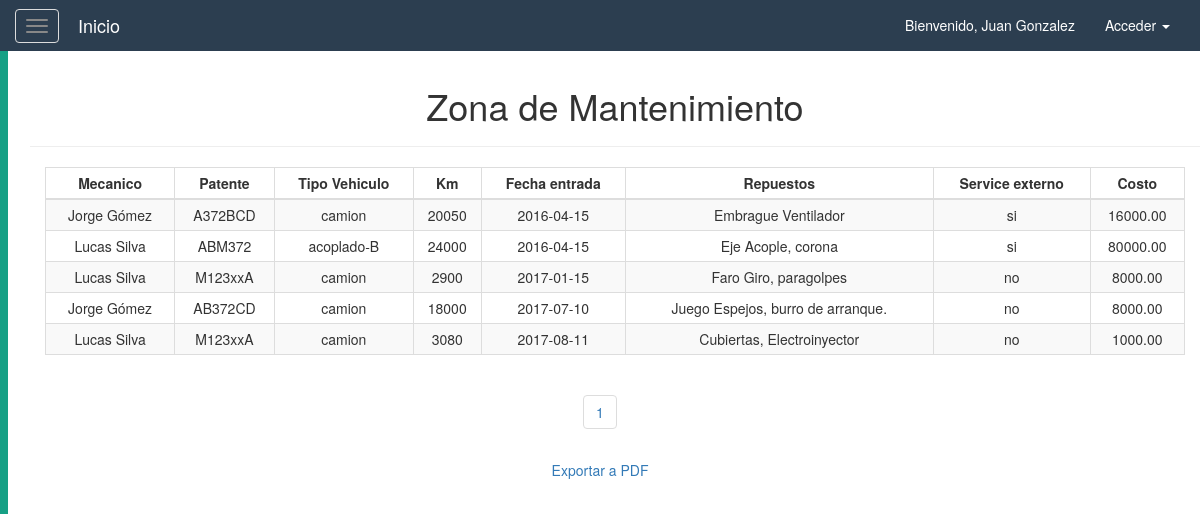
Screenshot of /logistica/vista_mantenimientos.php (signed in) with the database file from the repository.
### tables this page shows
CREATE TABLE `mantenimiento` (
  `idMantenimiento` int(11) NOT NULL,
  `idVehiculo` int(11) DEFAULT NULL,
  `idMecanico` int(11) DEFAULT NULL,
  `tipo_vehiculo` varchar(45) DEFAULT NULL,
  `fecha_entrada` date DEFAULT NULL,
  `fecha_salida` date NOT NULL,
  `km_unidad` int(11) DEFAULT NULL,
  `costo` decimal(12,2) DEFAULT NULL,
  `externo` enum('si','no') NOT NULL DEFAULT 'no',
  `cambio_aceite` enum('si','no') NOT NULL DEFAULT 'no',
  `filtro_aire` enum('si','no') NOT NULL DEFAULT 'no',
  `direccion` enum('si','no') NOT NULL DEFAULT 'no',
  `repuestos` varchar(80) DEFAULT NULL
);

CREATE TABLE `usuario` (
  `idUsuario` int(11) NOT NULL,
  `tipo_doc` varchar(45) DEFAULT NULL,
  `num_doc` int(11) DEFAULT NULL,
  `nombre` varchar(45) DEFAULT NULL,
  `fecha_nacimiento` date DEFAULT NULL,
  `rol` enum('chofer','admin','supervisor','mecanico') NOT NULL DEFAULT 'chofer',
  `password` varchar(45) DEFAULT NULL,
  `tipo_licencia` varchar(20) DEFAULT NULL,
  `nro_licencia` int(11) DEFAULT NULL
);

CREATE TABLE `vehiculo` (
  `idVehiculo` int(11) NOT NULL,
  `tipo_vehiculo` varchar(45) DEFAULT NULL,
  `patente` varchar(45) DEFAULT NULL,
  `nro_chasis` varchar(45) DEFAULT NULL,
  `marca` varchar(45) DEFAULT NULL,
  `modelo` varchar(45) DEFAULT NULL,
  `nro_motor` varchar(45) DEFAULT NULL,
  `km` int(11) DEFAULT NULL,
  `anio` year(4) DEFAULT NULL
);

### resources/config.php (called while the page is built, shortened)
<?php
    $TEMPLATES_PATH=$_SERVER['DOCUMENT_ROOT'].'/resources/templates';
    $DB_PATH=$_SERVER['DOCUMENT_ROOT'].'/resources/db';
    require_once($TEMPLATES_PATH.'/cssHead.php');
    require_once($DB_PATH.'/control.php');
?>

### resources/db/control.php (called while the page is built, shortened)
<?php
    class controlDB{
        function __construct(){
            try{
            $host="localhost";
            $dbname="logistica";
            $user="root";
            $pass="";
            $this->con=mysqli_connect($host,$user,$pass) or die("No se puede conectar con la base de datos.");
            mysqli_select_db($this->con,$dbname)or die("No se encuentra la base de datos.");
            mysqli_set_charset($this->con, "utf8");
            }catch(Exception $ex){
                throw $ex;
            }
        }
        function consultar($sql){
        $link=$this->con;
        $stmt = mysqli_prepare($link, $sql);
        mysqli_stmt_execute($stmt);
        $result = $stmt->get_result();
        $data=null;
        while($fila=$result->fetch_assoc()){
            $data[]=$fila;
        }
        return $data;
        }
    }
?>

### resources/library/mantenimiento_pag.php (called while the page is built, shortened)
<?php
    $tamagno_paginas = 6;
    $datos = $obj -> consultar("SELECT m.idMantenimiento,m.tipo_vehiculo, m.fecha_entrada, m.repuestos, m.costo, m.km_unidad, u.nombre, m.externo,v.patente
        FROM mantenimiento AS m
        JOIN usuario AS u ON u.idUsuario = m.idMecanico
        JOIN vehiculo AS v ON v.idVehiculo=m.idVehiculo
        ORDER BY m.fecha_entrada");
    $num_filas = count($obj->consultar("SELECT *
        FROM mantenimiento"));
    $total_paginas = ceil($num_filas/$tamagno_paginas);
?>

### logistica/vista_mantenimientos.php (the view, shortened to what this page needs)
<!DOCTYPE html>
<html lang="es">
<head>
    <?php
        require_once($_SERVER['DOCUMENT_ROOT'].'/resources/config.php');
        $obj = new controlDB();
        include $LIBRARY_PATH.'/mantenimiento_pag.php';
    ?>
</head>
<body>
    <?php
        require_once($_SERVER['DOCUMENT_ROOT'].'/resources/templates/header.php');
    ?>
    <div id="wrapper">
        <?php
            require_once($_SERVER['DOCUMENT_ROOT'].'/resources/templates/sidebar.php');
        ?>
        <div id="page-content-wrapper">
            <div class="container-fluid">
                <div class="row">
                    <div class="col-lg-12 text-center">
                        <div class="container">
                            <div class="row">
                                <div class="col">
                                    <h1>Zona de Mantenimiento</h1>
                                    <hr/>
                                </div>
                            </div>
                        </div>
                        <div class="container">
                            <div class="row">
                                <div class="col-lg-12 col-md-12 col-sm-12 col-xs-12">
                                    <div class="table-responsive">
                                        <table class="table table-striped table-bordered table-condensed table-hover">
                                            <thead>
                                                <th  class="text-center">Mecanico</th>
                                                <th  class="text-center">Patente</th>
                                                <th  class="text-center">Tipo Vehiculo</th>
                                                <th  class="text-center">Km</th>
                                                <th  class="text-center">Fecha entrada</th>
                                                <th  class="text-center">Repuestos</th>
                                                <th  class="text-center">Service externo</th>
                                                <th  class="text-center">Costo</th>
                                            </thead>
                                            <?php foreach($datos as $td){ ?>
                                            <tr>
                                                <td><?php echo $td['nombre'];?></td>
                                                <td><?php echo $td['patente'];?></td>
                                                <td><?php echo $td['tipo_vehiculo'];?></td>
                                                <td><?php echo $td['km_unidad'];?></td>
                                                <td><?php echo $td['fecha_entrada'];?></td>
                                                <td><?php echo $td['repuestos'];?></td>
                                                <td><?php echo $td['externo'];?></td>
                                                <td><?php echo $td['costo'];?></td>
                                        </tr>
                                    <?php } ?>
                                    </table>
                                    </div>
                                </div>
                            </div>
                        </div>
                        <div class="row">
                            <div class="col">
                                <?php
                                    for($i = 1; $i <= $total_paginas; $i++){
                                    echo "<ul class='pagination'>
                                        <li><a href='?pagina=".$i."'>".$i."</a></li>
                                    </ul>";}
                                ?>
                            </div>
                        </div>
                        <div class="row">
                            <a href="/logistica/exportarMantenimientos.php" class="btn btn-link" target="_blank" >Exportar a PDF</a>
                        </div>
                    </div>
                </div>
            </div>
        </div>
    </div>
</body>
</html>

### resources/templates/cssHead.php
<?php
    echo "
        <meta charset='utf-8'>
        <meta name='viewport' content='width=device-width, initial-scale=1'>
        <link rel='stylesheet' href='/resources/css/bootstrap.min.css'>
        <link rel='stylesheet' href='/resources/css/fontello.css'>
        <link rel='stylesheet' href='/resources/css/frontEstilo.css'>
        <link rel='stylesheet' href='/resources/css/header.css'>
        <link rel='stylesheet' href='/resources/css/menuLateral.css'>
        <link rel='icon' href='/resources/images/title-logo.png' type='image/x-icon'>
    ";
?>

### resources/templates/header.php (shortened to what this page needs)
<nav class='navbar navbar-default'>
    <div class='container-fluid'>
        <div class='navbar-header'>
            <button type='button' class='navbar-toggle navbar-toggle-left collapsed' id='menu-toggle'>
        <span class='icon-bar'></span>
        <span class='icon-bar'></span>
        <span class='icon-bar'></span>
      </button>
            <a class='navbar-brand' href='ppal.php'>Inicio</a>
        </div>
        <div class='collapse navbar-collapse' id='bs-example-navbar-collapse-1'>
            <ul class='nav navbar-nav navbar-right'>
                <?php
                    echo "<li><a href='#'>Bienvenido, ".$_SESSION['usuario']."</a></li>";
                ?>
                <li class='dropdown'>
                    <a href='#' class='dropdown-toggle' data-toggle='dropdown' role='button' aria-haspopup='true' aria-expanded='false'>Acceder <span class='caret'></span></a>
                </li>
            </ul>
        </div>
    </div>
</nav>

### resources/templates/sidebar.php (shortened to what this page needs)
<div id='sidebar-wrapper'>
</div>

### resources/css/header.css (style rules this page uses)
.navbar { border-radius: 0px; }
.navbar-default { background-color:#2C3E50; border: #2C3E50 0px; color: white; }
.navbar-default .navbar-brand { color: white; }
.navbar-default .navbar-nav>li>a { color: white; }
.navbar { margin-bottom: 0px; }
.navbar-toggle-left { display: inline-block; }
.navbar-brand { display:inline-block; float:none; }
.navbar-toggle-left { float:none; }

### resources/css/menuLateral.css (style rules this page uses)
#sidebar-wrapper { z-index: 1; position: absolute; width: 0; height: 100%; overflow-y: hidden; background: #2C3E50; border-left: 8px solid #16A085; transition: all 0.4s ease; }
#page-content-wrapper { width: 100%; height: 100%; position: absolute; padding: 15px; }

### rows the page displays
mantenimiento: usuario.nombre "Jorge Gómez", idVehiculo.patente "A372BCD", tipo_vehiculo "camion", km_unidad "20050", fecha_entrada "2016-04-15", repuestos "Embrague Ventilador", externo "si", costo "16000.00"
mantenimiento: usuario.nombre "Lucas Silva", idVehiculo.patente "ABM372", tipo_vehiculo "acoplado-B", km_unidad "24000", fecha_entrada "2016-04-15", repuestos "Eje Acople, corona", externo "si", costo "80000.00"
mantenimiento: usuario.nombre "Lucas Silva", idVehiculo.patente "M123xxA", tipo_vehiculo "camion", km_unidad "2900", fecha_entrada "2017-01-15", repuestos "Faro Giro, paragolpes", externo "no", costo "8000.00"
mantenimiento: usuario.nombre "Jorge Gómez", idVehiculo.patente "AB372CD", tipo_vehiculo "camion", km_unidad "18000", fecha_entrada "2017-07-10", repuestos "Juego Espejos, burro de arranque.", externo "no", costo "8000.00"
mantenimiento: usuario.nombre "Lucas Silva", idVehiculo.patente "M123xxA", tipo_vehiculo "camion", km_unidad "3080", fecha_entrada "2017-08-11", repuestos "Cubiertas, Electroinyector", externo "no", costo "1000.00"

### other values shown
$_SESSION['usuario'] "Juan Gonzalez"
